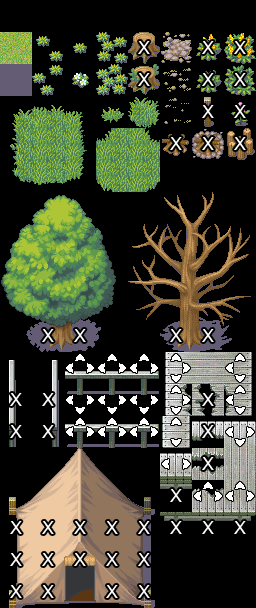

Rendered tile map (Tiled .tmx) drawn with the repository's tilesets; below, a short description and the map source with its tile grids summarised:
An orthogonal 8x19 tile map with 32x32 px tiles, 2 tile layers (tileset, lock), 1 hidden layer not drawn, 2 tilesets.

<map version="1.0" orientation="orthogonal" width="8" height="19" tilewidth="32" tileheight="32">
 <tileset firstgid="1" name="config" tilewidth="32" tileheight="32">
  <image source="config.png" />
 </tileset>
 <tileset firstgid="41" name="camp" tilewidth="32" tileheight="32">
  <image source="camp.png" trans="ff00ff" />
 </tileset>
 <layer name="tileset" width="8" height="19">
  <data>[152 cells, 152 non-empty, 152 distinct tile ids]</data>
 </layer>
 <layer name="lock" width="8" height="19">
  <data>[152 cells, 58 non-empty, 7 distinct tile ids]</data>
 </layer>
 <layer name="priority" width="8" height="19" visible="0">
  <data>[152 cells, 44 non-empty, 5 distinct tile ids]</data>
 </layer>
</map>
